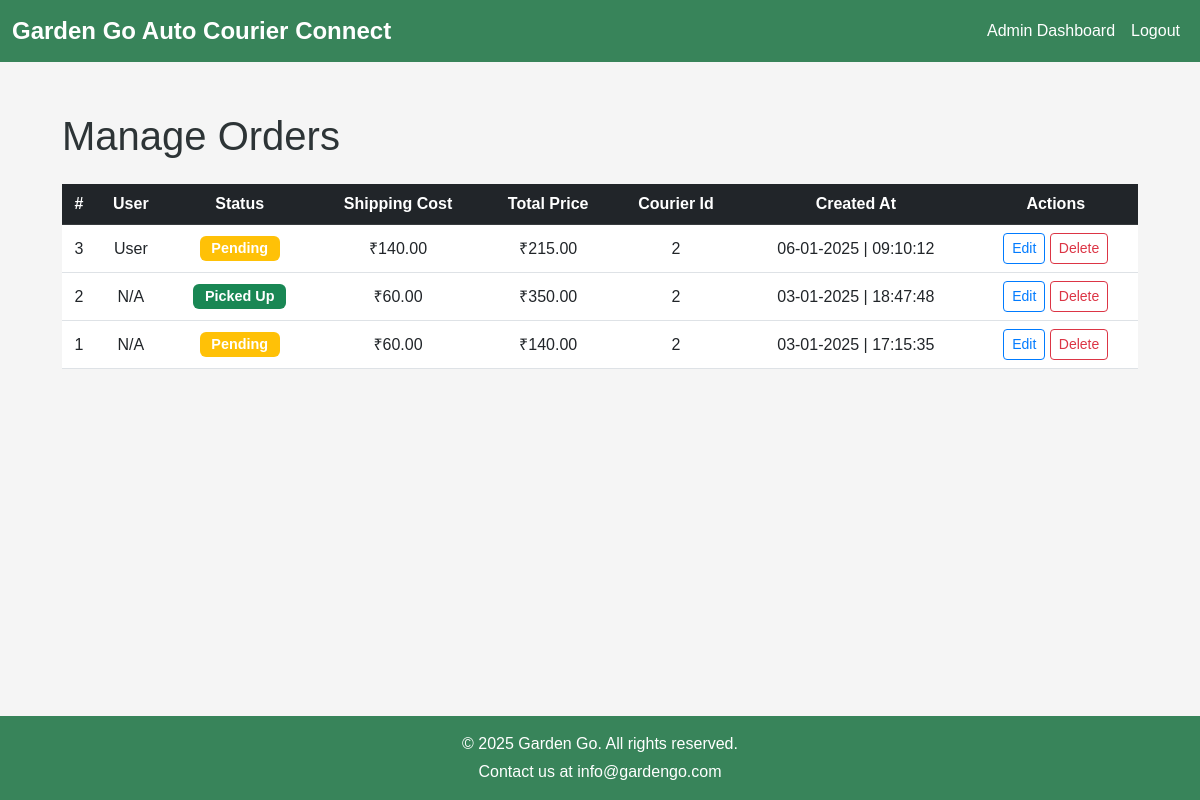
The page /admin/admin/orders (signed in) on the database as committed earlier.
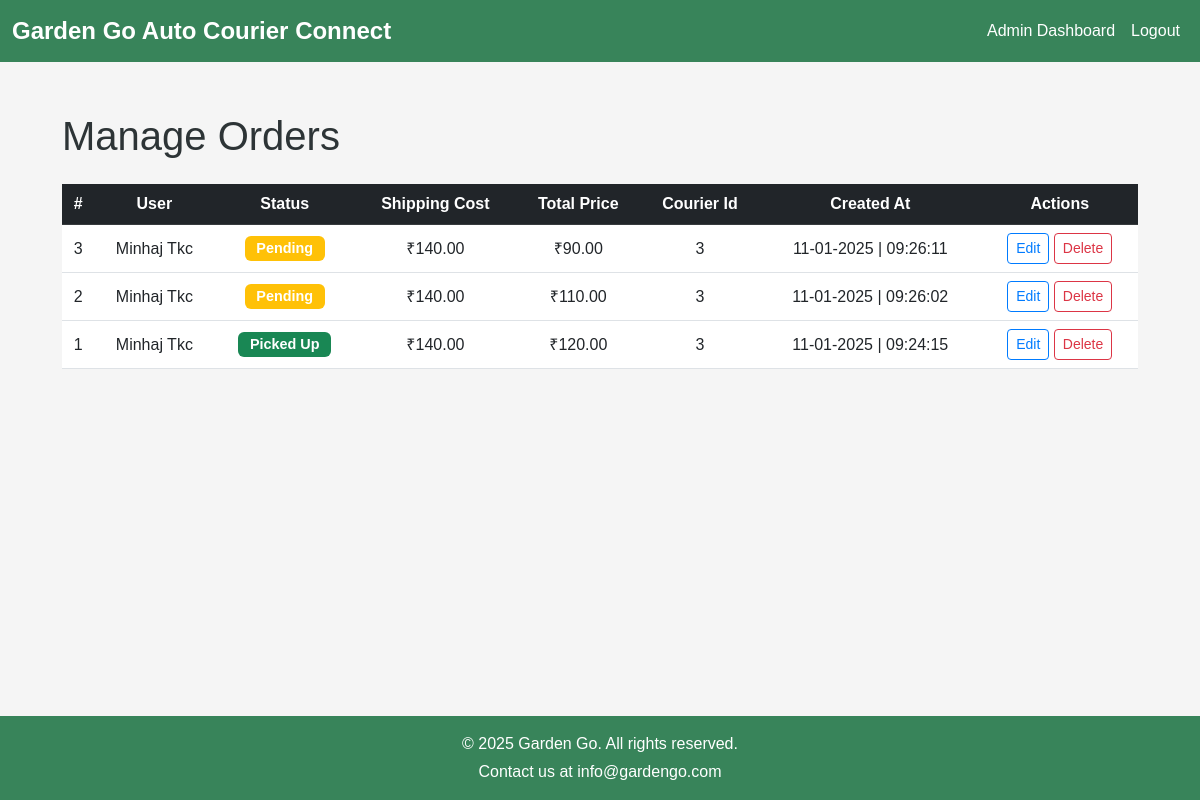
The same page on the database as committed later.
### models.py (models this page shows, shortened)
class Order(db.Model):
    __tablename__ = 'order'
    order_id = db.Column(db.Integer, primary_key=True)
    user_id = db.Column(db.Integer, db.ForeignKey('users.user_id'))
    assigned_to = db.Column(db.Integer, db.ForeignKey('users.user_id'))  # New attribute
    status = db.Column(db.String, nullable=False)
    address = db.Column(db.String(300))
    estimated_delivery = db.Column(db.DateTime)
    actual_delivery = db.Column(db.DateTime)
    updated_at = db.Column(db.DateTime, default=datetime.utcnow)
    total_price = db.Column(db.Float, nullable=False)
    shipping_cost = db.Column(db.Float, nullable=False)
    pincode = db.Column(db.String)
    created_at = db.Column(db.DateTime, default=datetime.utcnow)
    user = db.relationship('User', foreign_keys=[user_id], back_populates='orders')  # Updated
    assigned_user = db.relationship('User', foreign_keys=[assigned_to], back_populates='assigned_orders')  # New relationship
    order_items = db.relationship('OrderItem', back_populates='order')

class User(db.Model, UserMixin):
    __tablename__ = 'users'
    user_id = db.Column(db.Integer, primary_key=True)
    name = db.Column(db.String(150), nullable=False)
    email = db.Column(db.String(150), unique=True, nullable=False)
    password_hash = db.Column(db.String(256), nullable=False)
    role = db.Column(db.String(50), nullable=False)
    created_at = db.Column(db.DateTime, default=datetime.utcnow)
    profile_updated_at = db.Column(db.DateTime)
    last_login = db.Column(db.DateTime)
    address = db.Column(db.String(300))
    phone_number = db.Column(db.String(15))
    pincode = db.Column(db.String(10))
    region = db.Column(db.String(50))
    country = db.Column(db.String(50), default="India")
    vehicle_info = db.Column(db.String(150))
    vehicle_number = db.Column(db.String(50))
    orders = db.relationship('Order', foreign_keys='Order.user_id', back_populates='user')  # Updated
    assigned_orders = db.relationship('Order', foreign_keys='Order.assigned_to', back_populates='assigned_user')  # New relationship
    carts = db.relationship('Cart', back_populates='user')
    password_resets = db.relationship('PasswordReset', back_populates='user')
    subscriptions = db.relationship('Subscription', back_populates='user')

### admin.py (the view)
@admin_bp.route('/admin/orders')
@login_required  # Ensure only logged-in users can access
def admin_orders():
    orders = Order.query.order_by(Order.created_at.desc()).all()
    return render_template('admin/admin_orders.html', orders=orders)

### app.py (called while the page is built)
@login_manager.user_loader
def load_user(user_id):
    return User.query.get(int(user_id))

@app.before_request
def update_last_login():
    if current_user.is_authenticated:
        current_user.last_login = datetime.utcnow()
        db.session.commit()

### templates/admin/admin_orders.html (shortened to what this page needs)
{% extends 'base.html' %}
{% block css %}
<link
  rel="stylesheet"
  href="{{ url_for('static', filename='css/admin/admin_orders.css') }}"
/>
{% endblock %}
{% block content %}
<div class="admin-orders-container">
    <div class="container">
        <h1 class="mb-4">Manage Orders</h1>
        <table class="table table-hover align-middle">
            <thead class="table-dark">
                <tr>
                    <th>#</th>
                    <th>User</th>
                    <th>Status</th>
                    <th>Shipping Cost</th>
                    <th>Total Price</th>
                    <th>Courier Id</th>
                    <th>Created At</th>
                    <th>Actions</th>
                </tr>
            </thead>
            <tbody>
                {% for order in orders %}
                <tr>
                    <td>{{ order.order_id }}</td>
                    <td>{{ order.user.name if order.user else "N/A" }}</td>
                    <td>
                        <span class="badge bg-{{ 'warning' if order.status == 'Pending' else 'info' if order.status == 'Processing' else 'success' }}">
                            {{ order.status }}
                        </span>
                    </td>
                    <td>₹{{ "%.2f"|format(order.shipping_cost) }}</td>
                    <td>₹{{ "%.2f"|format(order.total_price) }}</td>
                    <td>{{ order.assigned_to if order.assigned_to else "N/A" }}</td>
                    <td>{{ order.created_at.strftime('%d-%m-%Y | %H:%M:%S') }}</td>
                    <td>
                        <button
                            class="btn btn-outline-primary btn-sm"
                            data-bs-toggle="modal"
                            data-bs-target="#updateModal{{ order.order_id }}">
                             Edit
                        </button>
                        <form
                            method="post"
                            action="{{ url_for('admin.delete_order', order_id=order.order_id) }}"
                            class="d-inline">
                            <button type="submit" class="btn btn-outline-danger btn-sm">
                                 Delete
                            </button>
                        </form>
                    </td>
                </tr>
                {% endfor %}
            </tbody>
        </table>
    </div>
</div>
{% endblock %}

### templates/base.html (shortened to what this page needs)
<!DOCTYPE html>
<html lang="en">
  <head>
    <link
      href="https://cdn.jsdelivr.net/npm/bootstrap@5.3.0/dist/css/bootstrap.min.css"
      rel="stylesheet"
    />
    <link
      rel="stylesheet"
      href="{{ url_for('static', filename='css/base.css') }}"
    />
    <link
      href="https://cdnjs.cloudflare.com/ajax/libs/toastr.js/latest/toastr.min.css"
      rel="stylesheet"
    />
    {% block css %}{% endblock %}
  </head>
  <body>
    <header>
      <nav class="navbar navbar-expand-lg navbar-dark custom-navbar">
        <div class="container-fluid">
          <a class="navbar-brand" href="{{ url_for('home') }}"
            >Garden Go Auto Courier Connect</a
          >
          <div class="collapse navbar-collapse" id="navbarNav">
            <ul class="navbar-nav ms-auto">
              {% if not current_user.is_authenticated %}
              <li class="nav-item">
                <a class="nav-link active" href="{{ url_for('show_products') }}"
                  >Products</a
                >
              </li>
              <li class="nav-item">
                <a class="nav-link active" href="{{ url_for('register') }}"
                  >Register</a
                >
              </li>
              <li class="nav-item">
                <a class="nav-link active" href="{{ url_for('contact') }}"
                  >Contact</a
                >
              </li>
              {% else %} {% if current_user.role == 'Admin' %}
              <li class="nav-item">
                <a class="nav-link active" href="{{ url_for('admin.dashboard') }}"
                  >Admin Dashboard</a
                >
              </li>
              <li class="nav-item">
                <a class="nav-link active" href="{{ url_for('logout') }}"
                  >Logout</a
                >
              </li>
              {% endif %}
              {% endif %}
            </ul>
          </div>
        </div>
      </nav>
    </header>
    <main>{% block content %}{% endblock %}</main>
    <footer style="background-color: #38845a; color: #ffffff" class="py-3">
      <div class="container text-center">
        <p class="mb-1">&copy; 2025 Garden Go. All rights reserved.</p>
        <p class="mb-0">
          Contact us at
          <a
            href="mailto:info@gardengo.com"
            class="text-decoration-none"
            style="color: #ffffff"
            >info@gardengo.com</a
          >
        </p>
      </div>
    </footer>
  </body>
</html>

### static/css/base.css (style rules this page uses)
* { box-sizing: border-box; margin: 0; padding: 0; }
body { font-family: Arial, sans-serif; background-color: #f5f5f5; color: #2d3436; }
.custom-navbar { background-color: #38845A; }
.custom-navbar .navbar-brand { font-size: 1.5rem; font-weight: bold; }

### static/css/admin/admin_orders.css (style rules this page uses)
.admin-orders-container { padding: 50px; min-height: calc(100vh - 146px); }
.table thead th { vertical-align: middle; text-align: center; }
.table tbody td { vertical-align: middle; text-align: center; }
.badge { font-size: 0.9rem; padding: 0.4em 0.8em; }
.btn-outline-primary { border-color: #007bff; color: #007bff; }
.btn-outline-danger { border-color: #dc3545; color: #dc3545; }

Rows that differ between the two databases and show on the page:
changed Order id 3: user "User" → "Minhaj Tkc"; total_price "215.00" → "90.00"; assigned_to "2" → "3"; created_at "06-01-2025 | 09:10:12" → "11-01-2025 | 09:26:11"
changed Order id 2: user "N/A" → "Minhaj Tkc"; status "Picked Up" → "Pending"; shipping_cost "60.00" → "140.00"; total_price "350.00" → "110.00"; assigned_to "2" → "3"; created_at "03-01-2025 | 18:47:48" → "11-01-2025 | 09:26:02"
changed Order id 1: user "N/A" → "Minhaj Tkc"; status "Pending" → "Picked Up"; shipping_cost "60.00" → "140.00"; total_price "140.00" → "120.00"; assigned_to "2" → "3"; created_at "03-01-2025 | 17:15:35" → "11-01-2025 | 09:24:15"
